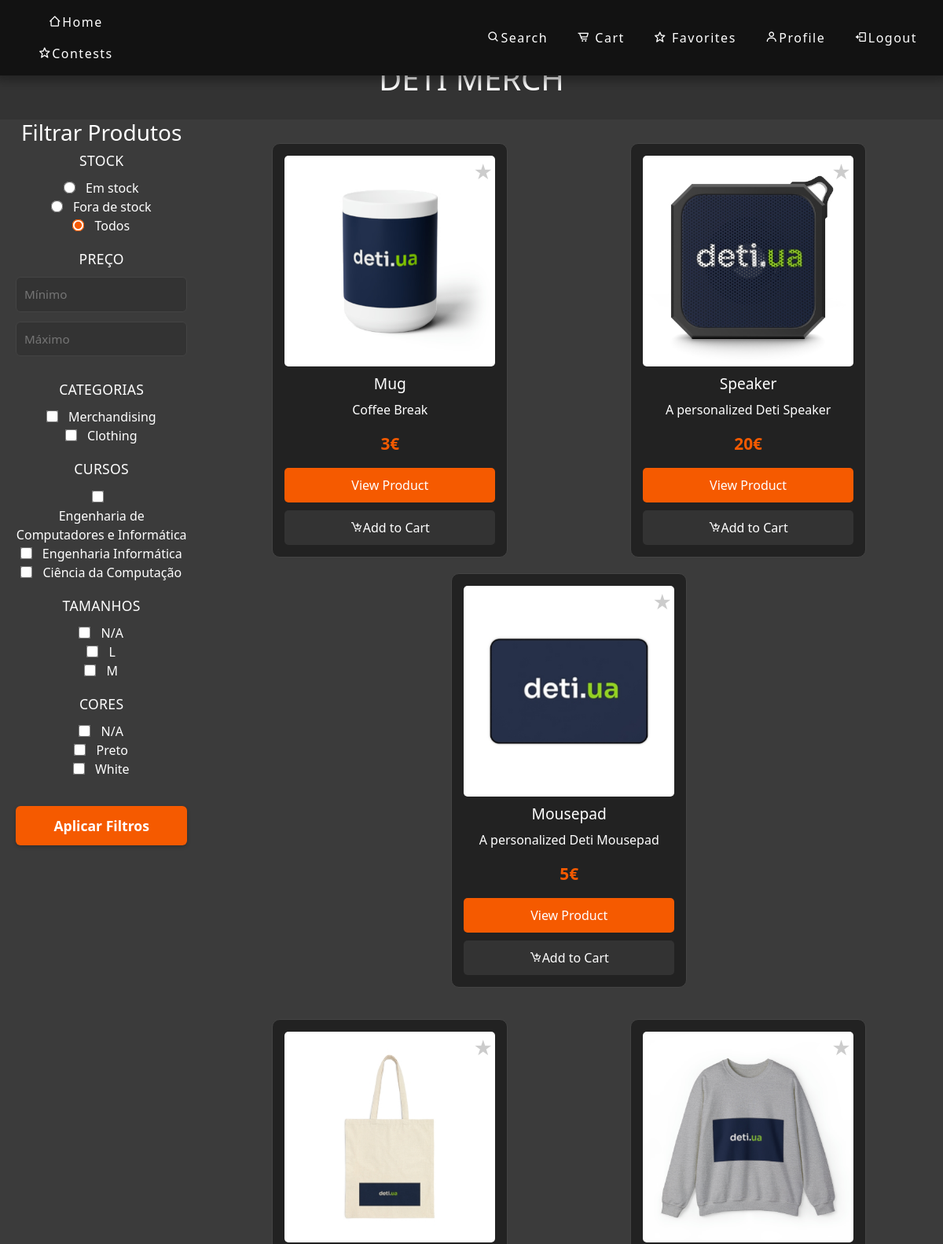
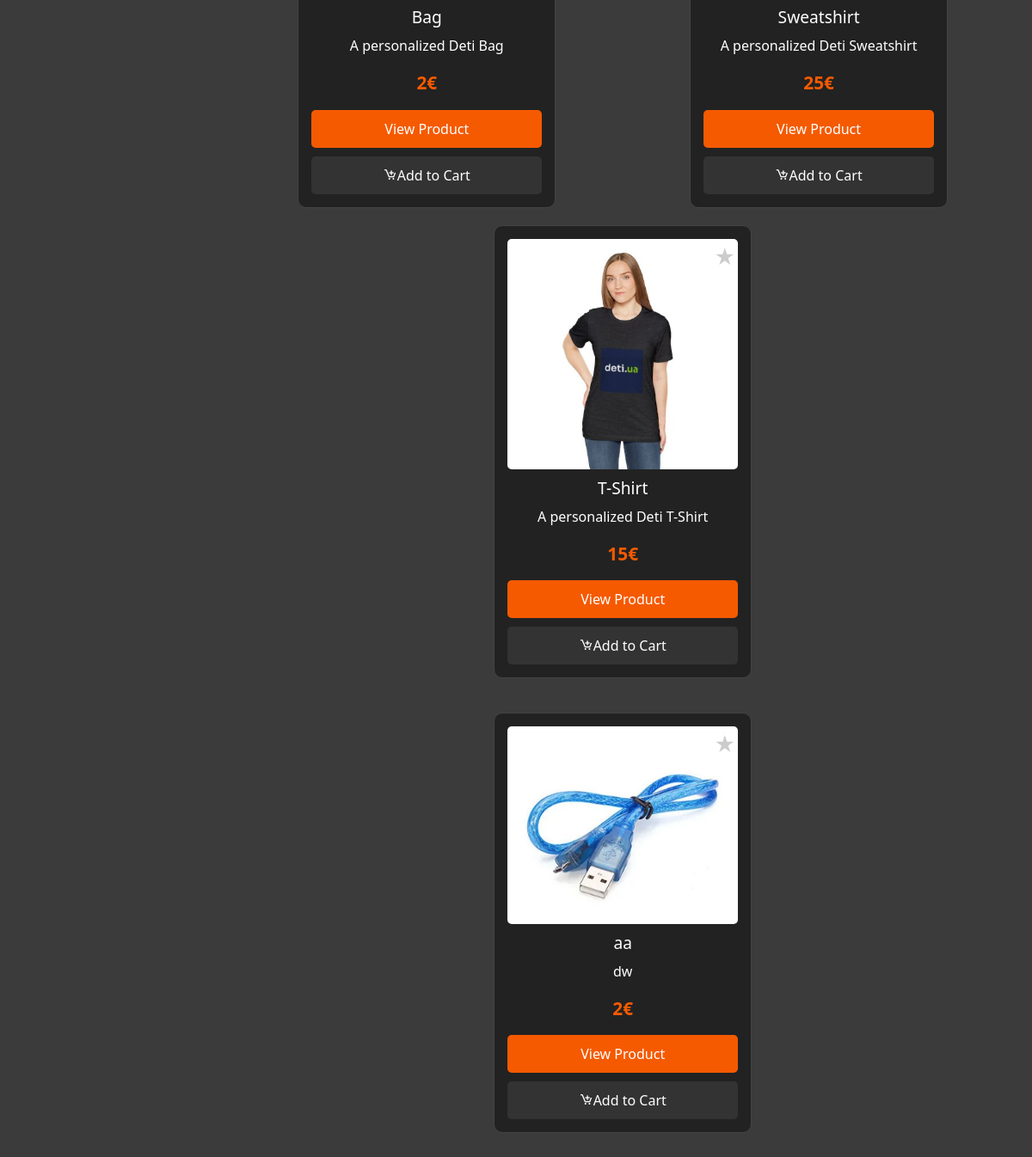
The app's page / (signed in) with its own data (2 pictures, top to bottom).
### app_org/models.py (models this page shows)
class Category(db.Model):
    id = db.Column(db.Integer, primary_key=True)
    name = db.Column(db.String(100), nullable=False)

class Course(db.Model):
    id = db.Column(db.Integer, primary_key=True)
    name = db.Column(db.String(100), nullable=False)

class Product(db.Model):
    id = db.Column(db.Integer, primary_key=True)
    name = db.Column(db.String(100), nullable=False)
    description = db.Column(db.String(1000))
    price = db.Column(db.Float, nullable=False)
    quantity = db.Column(db.Integer, nullable=False, default=0)
    image = db.Column(db.String(100), nullable=False, default='default_image.png')
    category_id = db.Column(db.Integer, db.ForeignKey('category.id'), nullable=False)
    category = db.relationship('Category', backref=db.backref('products', lazy=True))
    course_id = db.Column(db.Integer, db.ForeignKey('course.id'), nullable=True)
    size = db.Column(db.String(10), nullable=True, default='N/A')
    color = db.Column(db.String(20), nullable=True, default='N/A')
    has_size = db.Column(db.Boolean, default=False)
    has_color = db.Column(db.Boolean, default=False)

### app_org/main.py (the view)
@main.route('/', methods=['GET'])
@login_required
def index():
    user = User.query.filter_by(id=current_user.id).first()
    if user.isAdmin:
        return redirect(url_for('main.admin'))
    stock = request.args.get('stock')
    price_min = request.args.get('price_min')
    price_max = request.args.get('price_max')
    categories = request.args.getlist('categories')
    courses = request.args.getlist('courses')
    sizes = request.args.getlist('sizes')
    colors = request.args.getlist('colors')
    query = Product.query
    if stock == 'in':
        query = query.filter(Product.quantity > 0)
    elif stock == 'out':
        query = query.filter(Product.quantity == 0)
    if price_min:
        query = query.filter(Product.price >= float(price_min))
    if price_max:
        query = query.filter(Product.price <= float(price_max))
    if categories:
        query = query.filter(Product.category_id.in_(categories))
    if courses:
        query = query.filter(Product.course_id.in_(courses))
    if sizes:
        query = query.filter(Product.size.in_(sizes))
    if colors:
        query = query.filter(Product.color.in_(colors))
    products = query.all()
    all_categories = Category.query.all()
    all_courses = Course.query.all()
    all_sizes = db.session.query(Product.size).distinct().all()
    all_colors = db.session.query(Product.color).distinct().all()
    return render_template('index.html', user=user, products=products,
                           categories=all_categories, courses=all_courses,
                           sizes=[s[0] for s in all_sizes if s[0]],
                           colors=[c[0] for c in all_colors if c[0]])

### app_org/templates/index.html (shortened to what this page needs)
{% extends 'base.html' %}
{% block styles %}
<link rel="stylesheet" href="{{ url_for('static', filename='css/index.css') }}" />
{% endblock %}
{% block content %}
  {% include 'navbar.html' %}
  <header>
    <h1>DETI MERCH</h1>
  </header>
  <div class="page-container" style="display: flex; justify-content: flex-start; margin-left: 0; padding: 0 20px; width: 100%;">
    <div class="filters-column" style="margin: 0; margin-right: 10px;">
      {% set filter_action='main.index' %}
      {% include '_filters.html' %}
    </div>
    <div class="products-center" style="margin: 0 auto; max-width: 1200px;">
      <div class="row product-container">
        {% for product in products %}
          <div class="product col-md-12">
            <img
              class="card-img-top"
              src="{{ url_for('static', filename='assets/' + product.image) }}"
              alt="{{ product.name }}"
            />
            <h2 class="card-title">{{ product.name }}</h2>
            <p>{{ product.description }}</p>
            <p class="card-price">{{ product.price | int }}€</p>
            <form action="/product/{{ product.id }}" method="GET">
              <button class="view-product">View Product</button>
            </form>
            <form action="/cart/add/{{ product.id }}" method="POST">
              <button class="add-to-cart">
                <i class="bx bx-cart-add"></i>Add to Cart
              </button>
            </form>
            <form action="/favorites/add/{{ product.id }}" method="POST">
              <button class="add-to-favorites">★</button>
            </form>
          </div>
          {% if loop.index % 3 == 0 and not loop.last %}
            </div>
            <div class="row product-container">
          {% endif %}
        {% endfor %}
      </div>
    </div>
  </div>
{% endblock %}

### app_org/templates/_filters.html
<form method="GET" action="{{ url_for(filter_action) }}" class="filter-form">
    <h3>Filtrar Produtos</h3>
    <div class="filter-section">
        <h4>Stock</h4>
        <div class="filter-option">
            <input type="radio" id="stock_in" name="stock" value="in" {% if request.args.get('stock') == 'in' %}checked{% endif %}>
            <label for="stock_in">Em stock</label>
        </div>
        <div class="filter-option">
            <input type="radio" id="stock_out" name="stock" value="out" {% if request.args.get('stock') == 'out' %}checked{% endif %}>
            <label for="stock_out">Fora de stock</label>
        </div>
        <div class="filter-option">
            <input type="radio" id="stock_all" name="stock" value="" {% if not request.args.get('stock') %}checked{% endif %}>
            <label for="stock_all">Todos</label>
        </div>
    </div>
    <div class="filter-section">
        <h4>Preço</h4>
        <div class="price-inputs">
            <input type="number" name="price_min" value="{{ request.args.get('price_min', '') }}" placeholder="Mínimo" min="0">
            <input type="number" name="price_max" value="{{ request.args.get('price_max', '') }}" placeholder="Máximo" min="0">
        </div>
    </div>
    <div class="filter-section">
        <h4>Categorias</h4>
        {% for category in categories %}
        <div class="filter-option">
            <input type="checkbox" id="cat{{ category.id }}" name="categories" value="{{ category.id }}"
                   {% if category.id|string in request.args.getlist('categories') %}checked{% endif %}>
            <label for="cat{{ category.id }}">{{ category.name }}</label>
        </div>
        {% endfor %}
    </div>
    <div class="filter-section">
        <h4>Cursos</h4>
        {% for course in courses %}
        <div class="filter-option">
            <input type="checkbox" id="course{{ course.id }}" name="courses" value="{{ course.id }}"
                   {% if course.id|string in request.args.getlist('courses') %}checked{% endif %}>
            <label for="course{{ course.id }}">{{ course.name }}</label>
        </div>
        {% endfor %}
    </div>
    <div class="filter-section">
        <h4>Tamanhos</h4>
        {% for size in sizes %}
        <div class="filter-option">
            <input type="checkbox" id="size{{ loop.index }}" name="sizes" value="{{ size }}"
                   {% if size in request.args.getlist('sizes') %}checked{% endif %}>
            <label for="size{{ loop.index }}">{{ size }}</label>
        </div>
        {% endfor %}
    </div>
    <div class="filter-section">
        <h4>Cores</h4>
        {% for color in colors %}
        <div class="filter-option">
            <input type="checkbox" id="color{{ loop.index }}" name="colors" value="{{ color }}"
                   {% if color in request.args.getlist('colors') %}checked{% endif %}>
            <label for="color{{ loop.index }}">{{ color }}</label>
        </div>
        {% endfor %}
    </div>
    <button type="submit" class="apply-filters">Aplicar Filtros</button>
</form>

### app_org/static/css/style.css (style rules this page uses)
body { background-color: #3b3b3b; color: #ffffff; text-align: center; }

### app_org/static/css/index.css (style rules this page uses)
header { background-color: #333; color: white; padding: 20px; text-align: center; }
.page-container { display: flex; max-width: 1650px; margin: 0 auto; padding: 0 20px; justify-content: flex-start; }
.filters-column { width: 250px; padding-right: 20px; position: sticky; top: 20px; align-self: flex-start; height: fit-content; }
.product-container { display: flex; justify-content: space-around; flex-wrap: wrap; margin: 20px auto; max-width: 1200px; }
.product { margin: 10px; padding: 15px; border-radius: 10px; width: 300px; border: 1px solid #444; background-color: #222; color: white; transition: transform 0.3s, box-shadow 0.3s; position: relative; }
.product img { max-width: 100%; border-radius: 5px; }
.card-title { color: white; margin: 10px 0; font-size: 1.2rem; }
.card-price { font-weight: bold; color: #f55a00; font-size: 1.3rem; margin: 10px 0; }
.view-product { background-color: #f55a00; color: #ffffff; border: none; padding: 10px 15px; cursor: pointer; transition: background-color 0.3s; border-radius: 5px; width: 100%; margin: 5px 0; }
.add-to-cart { background-color: #333; color: #ffffff; border: none; padding: 10px 15px; cursor: pointer; transition: background-color 0.3s; margin-top: 5px; border-radius: 5px; width: 100%; }
.add-to-favorites { background-color: transparent; color: #ccc; border: none; border-radius: 50%; padding: 8px; cursor: pointer; font-size: 1.5rem; transition: color 0.3s; position: absolute; top: 10px; right: 10px; }
.filter-section { margin-bottom: 20px; }
.filter-section h4 { margin-bottom: 12px; font-size: 1.1rem; color: #ffffff; font-weight: 500; text-transform: uppercase; letter-spacing: 0.3px; }
.apply-filters { background-color: #f55a00; color: white; border: none; padding: 12px 25px; border-radius: 6px; cursor: pointer; transition: background-color 0.3s, transform 0.2s; font-weight: 600; font-size: 1.1rem; width: 100%; margin-top: 15px; box-shadow: 0 2px 5px rgba(0, 0, 0, 0.2); }
.filter-section input[type="checkbox"], .filter-section input[type="radio"] { margin-right: 10px; accent-color: #f55a00; transform: scale(1.2); }
.filter-section input[type="number"] { width: 100%; padding: 10px; margin-bottom: 12px; background-color: #333; border: 1px solid #444; color: white; border-radius: 6px; font-size: 0.95rem; transition: border-color 0.2s; }

### records on screen
Category: name "Merchandising"
Category: name "Clothing"
Course: name "Engenharia de Computadores e Informática"
Course: name "Engenharia Informática"
Course: name "Ciência da Computação"
Product: image (picture), name "Mug", description "Coffee Break", price "3"
Product: image (picture), name "Speaker", description "A personalized Deti Speaker", price "20"
Product: image (picture), name "Mousepad", description "A personalized Deti Mousepad", price "5"
Product: image (picture), name "Bag", description "A personalized Deti Bag", price "2"
Product: image (picture), name "Sweatshirt", description "A personalized Deti Sweatshirt", price "25"
Product: image (picture), name "T-Shirt", description "A personalized Deti T-Shirt", price "15"
Product: image (picture), name "aa", description "dw", price "2"

### other values on screen
{{ size }} "N/A" "L" "M"
{{ color }} "N/A" "Preto" "White"
